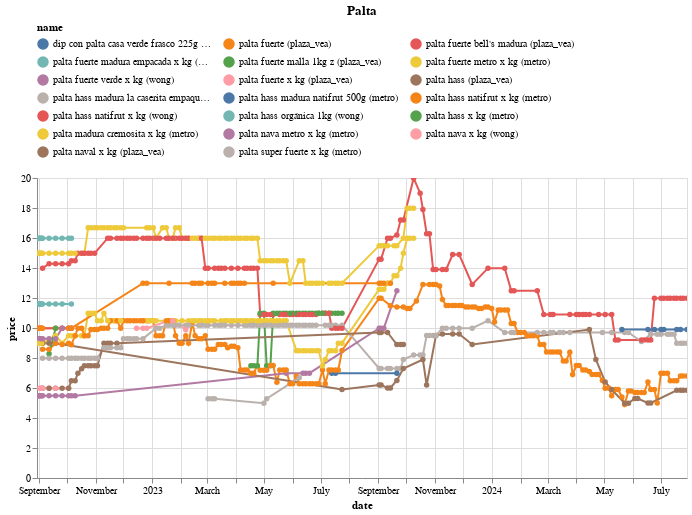

Here is the notebook cell this chart was saved with:
### Code cell
(df
 .loc[df.name.isin(names)]
 .pipe(alt.Chart)
 .mark_line(point=True)
 .encode(x='date', y='price', color='name', tooltip=['name','price'])
 .properties(width=650, title='Palta')
 .interactive()
 .configure_legend(orient='top', columns=3)
)

### Figure 1 — Vega-Lite specification as saved in the notebook (floating-point values rounded to 4 significant figures; data arrays with more than 128 entries replaced by an {"elided": "..."} marker saying what was removed)
{"config": {"view": {"continuousWidth": 300, "continuousHeight": 300}, "legend": {"columns": 3, "orient": "top"}}, "data": {"name": "data-7a2c629df8cf0c1faf3aaee5e346c378"}, "mark": {"type": "line", "point": true}, "encoding": {"color": {"field": "name", "type": "nominal"}, "tooltip": [{"field": "name", "type": "nominal"}, {"field": "price", "type": "quantitative"}], "x": {"field": "date", "type": "temporal"}, "y": {"field": "price", "type": "quantitative"}}, "params": [{"name": "param_14", "select": {"type": "interval", "encodings": ["x", "y"]}, "bind": "scales"}], "title": "Palta", "width": 650, "$schema": "https://vega.github.io/schema/vega-lite/v5.17.0.json", "datasets": {"data-7a2c629df8cf0c1faf3aaee5e346c378": {"elided": "813 records"}}}
